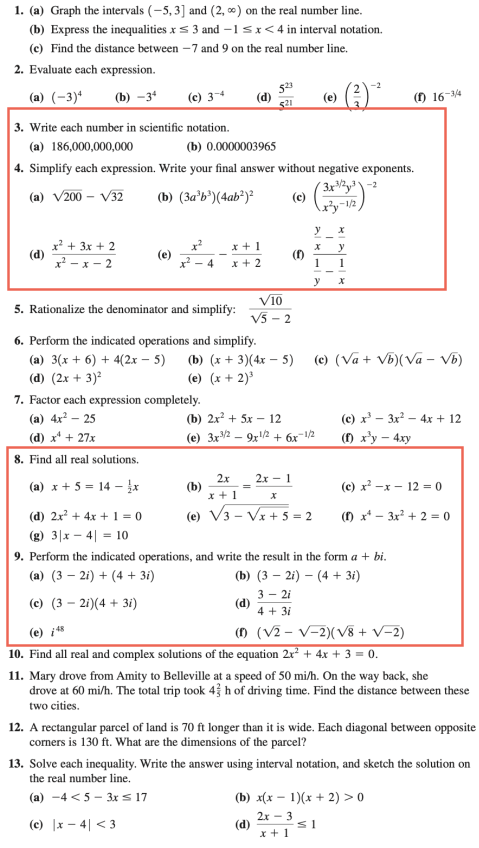
#> input picture 11_Scripts/image-extractor/002.png, 958 x 1696 px, found by its file name (shown at 1/2 size)
$ python image_extractor-012.py
#> lines starting #> are read from the running program, lines starting #| are printed output that depends on the picture; after the words box and inside, x2 and y2 are one past the last pixel; in counts of white or black regions, pixels touching at a corner belong together
# https://stackoverflow.com/questions/30331944/finding-red-color-in-image-using-python-opencv

import cv2
import numpy as np

image_path = "/Users/roger-that/Documents/Codes/Python/11_Scripts/image-extractor/002.png"

# blurring and smoothin
img1 = cv2.imread(image_path, 1)
#> img1 is the input picture: shape (1696, 958, 3); mean B, G, R 241.1, 241.4, 243.5

hsv = cv2.cvtColor(img1, cv2.COLOR_BGR2HSV)
#> hsv: shape (1696, 958, 3); mean H, S, V 0.1, 2.7, 243.5

# lower red
lower_red = np.array([0, 50, 50])
upper_red = np.array([10, 255, 255])


# upper red
lower_red2 = np.array([170, 50, 50])
upper_red2 = np.array([180, 255, 255])

mask = cv2.inRange(hsv, lower_red, upper_red)
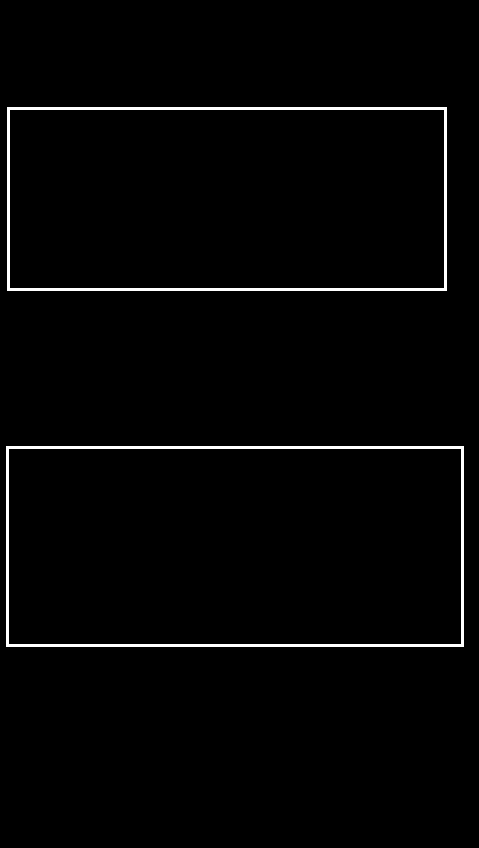
#> mask: shape (1696, 958) (shown at 1/2 size); 1.9% white; 2 white regions, box (x1, y1, x2, y2) and area: (12, 892, 928, 1294) 15668, (14, 214, 894, 582) 14828
res = cv2.bitwise_and(img1, img1, mask=mask)
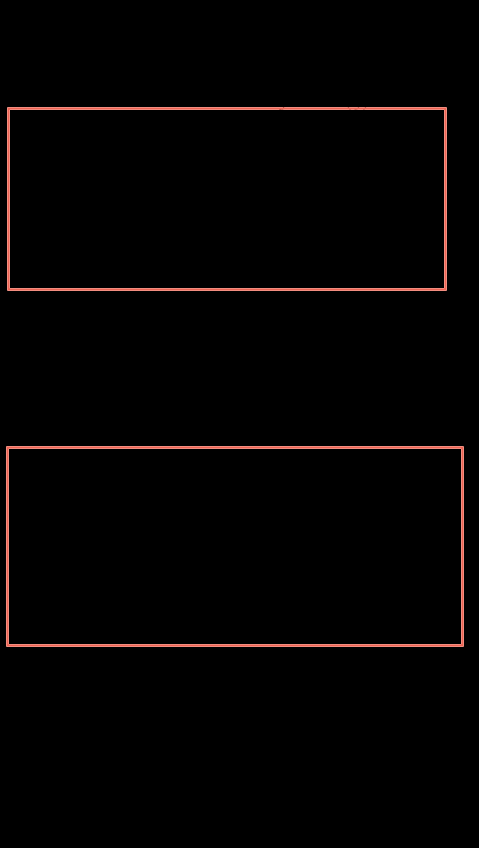
#> res: shape (1696, 958, 3) (shown at 1/2 size); mean B, G, R 2.1, 2.4, 4.5


mask2 = cv2.inRange(hsv, lower_red2, upper_red2)
#> mask2: shape (1696, 958); every value is 0
res2 = cv2.bitwise_and(img1, img1, mask=mask2)
#> res2: shape (1696, 958, 3); every value is 0

img3 = res + res2
img4 = cv2.add(res, res2)
img5 = cv2.addWeighted(res, 0.5, res2, 0.5, 0)
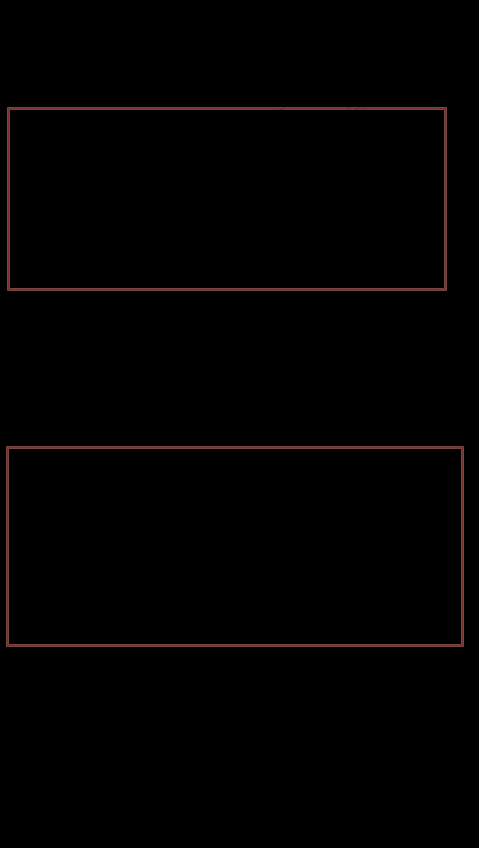
#> img5: shape (1696, 958, 3) (shown at 1/2 size); mean B, G, R 1.1, 1.2, 2.2


kernel = np.ones((15, 15), np.float32) / 225
smoothed = cv2.filter2D(res, -1, kernel)
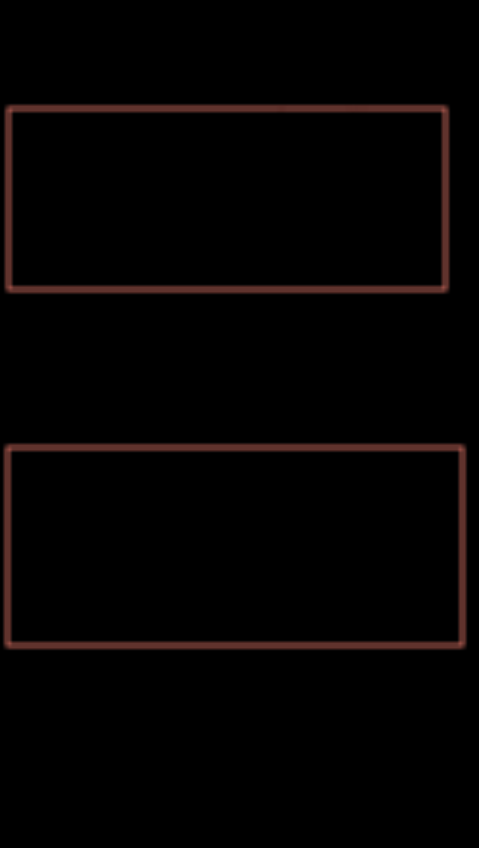
#> smoothed: shape (1696, 958, 3) (shown at 1/2 size); mean B, G, R 2.1, 2.4, 4.5
smoothed2 = cv2.filter2D(img3, -1, kernel)


cv2.imshow("Original", img1)
cv2.imshow("Averaging", smoothed)
cv2.imshow("mask", mask)
cv2.imshow("res", res)
cv2.imshow("mask2", mask2)
cv2.imshow("res2", res2)
cv2.imshow("res3", img3)
cv2.imshow("res4", img4)
cv2.imshow("res5", img5)
cv2.imshow("smooth2", smoothed2)


cv2.waitKey(0)
cv2.destroyAllWindows()
